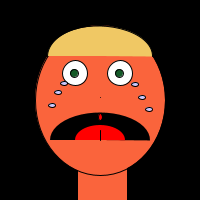
Frame 1 (no input)
Frame 60 (the mouse pressed at the canvas centre just before this capture): identical to frame 1, image omitted
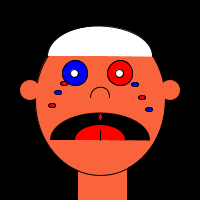
Frame 120 (the mouse held since frame 60 and released just before this capture)

The Processing sketch that drew these frames (run headless with seeded random() and noise(); from frame 60 on, the mouse is pressed at the canvas centre):

// Processing sketch: processing_76862
// ── processing_76862.pde

//Autor: Roger Pineda 
void setup(){ 
size (200, 200);
smooth();
}
void draw (){
  background (0);
  fill (250, 100, 60);
//coll
rect (77, 160, 50, 60);
//cap
ellipse (100, 100, 130, 150);
//nas
arc ( 100 ,  97 , mouseY/5, mouseX/5, 3.14, 6.30);
noStroke();
//orelles
ellipse (170, 90, mouseY/5,mouseX/5);
ellipse (30, 90, mouseY/5, mouseX/5);
fill (0);
//boca
arc (100, 140,100,55, 3.14,6.30);
fill (255, 0, 0);
//llengua
arc (100, 140, 50, 30, 3.14, 6.30);
stroke (0);
//campaneta
ellipse(100, 117, 4, 7);
//ralla llengua
line (100, 140, 100, 130);
fill (255, 255, 255);
//ulls
ellipse (75, 73, 25, 25);
ellipse (120, 73, 25, 25);
fill (20, 90, 40);
//nineta ulls
ellipse (74, 73, 8, 8);
ellipse (119, 73, 8, 8);
fill (200, 200, 255);
//llagrimes esquerra
ellipse ( 64, 83, 7, 4);
ellipse (58, 92, 7 , 4);
ellipse (52, 105, 7, 4);
//llagrimes dreta
ellipse ( 135, 84, 7, 4);
ellipse ( 142, 97, 7, 4);
ellipse ( 149, 109, 7, 4);
fill (240,200,100);
//cabell
arc ( 100 ,  56 , 105, 60, 3.14, 6.30);
if (mousePressed){
 fill (255,0,0);
 //llagrimes esquerra
ellipse ( 64, 83, 7, 4);
fill (0,0,255);
ellipse (58, 92, 7 , 4);
 fill (255,0,0);
ellipse (52, 105, 7, 4);
//llagrimes dreta
fill (0,0,255);
ellipse ( 135, 84, 7, 4);
fill (255,0,0);
ellipse ( 142, 97, 7, 4);
fill (0,0,255);
ellipse ( 149, 109, 7, 4);
fill (0,0,255);
//ulls
ellipse (75, 73, 25, 25);
fill (255,0,0);
ellipse (120, 73, 25, 25);
 fill (255,255,255);
 ellipse (74, 73, 8, 8);
ellipse (119, 73, 8, 8);
fill (255,255,255);
arc ( 100 ,  56 , 105, 60, 3.14, 6.30);
}
}
